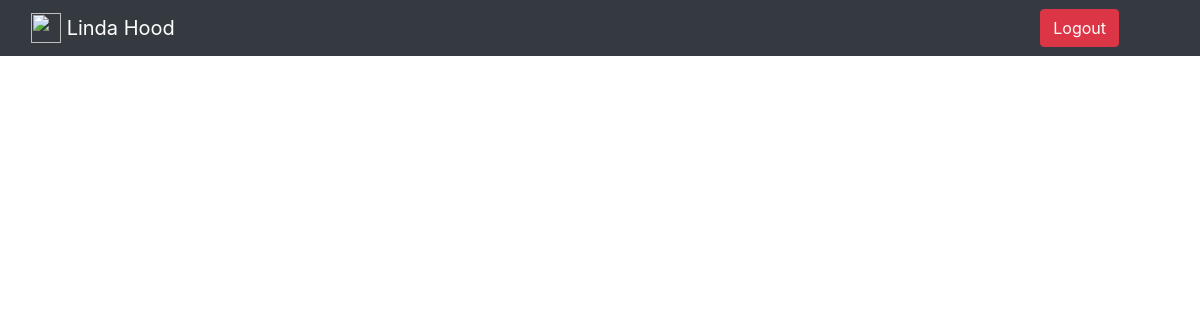
The app's page /posts/ (signed in), older data.
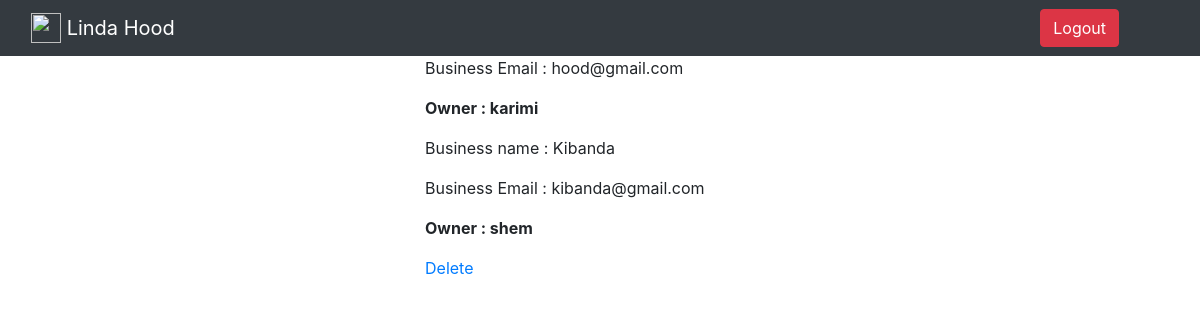
The same page, newer data.
### posts/models.py (models this page shows, shortened)
class Business(models.Model):
    user = models.ForeignKey(User, related_name="businesses")
    created_at = models.DateTimeField(auto_now=True)
    business_name = models.CharField(max_length=140, blank=True, null=True)
    business_email = models.EmailField(max_length=70, blank=True)
    hood = models.ForeignKey(Hood, related_name='businesses', null=True, blank=True)
    class Meta:
        ordering = ['-created_at']
        unique_together = ['user', 'business_name']

### posts/views.py (the view)
class BusinessList(SelectRelatedMixin, generic.ListView):
    model = models.Business
    select_related = ('user', 'hood')

### posts/templates/posts/business_list.html
{% extends "posts/post_base.html" %}
{% block pre_post_content %}
<div class="col-md-4 mt-3">
  <h5>@{{user.username}}</h5>
</div>
{% endblock %}
{% block post_content %}
<div class="col-md-6 mt-3">
  {% if business_list.count == 0 %}
  <h4>No Businesses for this user yet!</h4>
  {% else %}
    {% for business in business_list %}
     {% include "posts/_post.html" %}
    {% endfor %}
  {% endif%}
</div>
{% endblock %}

### posts/templates/posts/_post.html (shortened to what this page needs)
<div class="post">
  <p>Business name : {{business.business_name}}</p>
  <p>Business Email : {{business.business_email}}</p>
  <p><strong>Owner : {{business.user.username}}</strong></p>
  <div class="content">
    {% if user.is_authenticated and business.user == user %}
    <a href="{% url 'posts:delete' pk=business.pk %}" title="delete">Delete</a>
    {% endif %}
  </div>
</div>

Row changes from the older to the newer data that the page shows:
added Business: business_email "hood@gmail.com", user.username "karimi"
added Business: business_name "Kibanda", business_email "kibanda@gmail.com", user.username "shem", shows "Delete"
